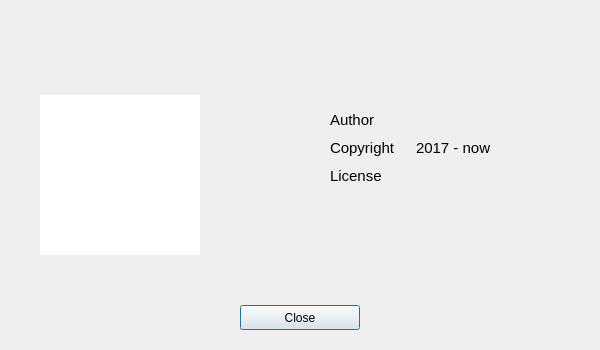
<?xml version="1.0" encoding="UTF-8"?>
<ui version="4.0">
 <class>AboutWindow</class>
 <widget class="QMainWindow" name="AboutWindow">
  <property name="geometry">
   <rect>
    <x>0</x>
    <y>0</y>
    <width>600</width>
    <height>350</height>
   </rect>
  </property>
  <property name="sizePolicy">
   <sizepolicy hsizetype="Fixed" vsizetype="Fixed">
    <horstretch>0</horstretch>
    <verstretch>0</verstretch>
   </sizepolicy>
  </property>
  <property name="font">
   <font>
    <family>Noto Sans UI</family>
   </font>
  </property>
  <property name="windowTitle">
   <string notr="true">About</string>
  </property>
  <property name="windowIcon">
   <iconset>
    <normaloff>../data/icon_export.svg</normaloff>../data/icon_export.svg</iconset>
  </property>
  <property name="iconSize">
   <size>
    <width>512</width>
    <height>512</height>
   </size>
  </property>
  <widget class="QWidget" name="centralWidget">
   <property name="enabled">
    <bool>true</bool>
   </property>
   <property name="cursor">
    <cursorShape>ArrowCursor</cursorShape>
   </property>
   <property name="autoFillBackground">
    <bool>false</bool>
   </property>
   <widget class="QGraphicsView" name="logo">
    <property name="geometry">
     <rect>
      <x>40</x>
      <y>95</y>
      <width>160</width>
      <height>160</height>
     </rect>
    </property>
    <property name="sizePolicy">
     <sizepolicy hsizetype="Preferred" vsizetype="Expanding">
      <horstretch>0</horstretch>
      <verstretch>0</verstretch>
     </sizepolicy>
    </property>
    <property name="minimumSize">
     <size>
      <width>128</width>
      <height>128</height>
     </size>
    </property>
    <property name="maximumSize">
     <size>
      <width>512</width>
      <height>512</height>
     </size>
    </property>
    <property name="cursor" stdset="0">
     <cursorShape>ArrowCursor</cursorShape>
    </property>
    <property name="frameShape">
     <enum>QFrame::NoFrame</enum>
    </property>
    <property name="frameShadow">
     <enum>QFrame::Plain</enum>
    </property>
    <property name="lineWidth">
     <number>0</number>
    </property>
    <property name="verticalScrollBarPolicy">
     <enum>Qt::ScrollBarAlwaysOff</enum>
    </property>
    <property name="horizontalScrollBarPolicy">
     <enum>Qt::ScrollBarAlwaysOff</enum>
    </property>
    <property name="foregroundBrush">
     <brush brushstyle="NoBrush">
      <color alpha="255">
       <red>0</red>
       <green>0</green>
       <blue>0</blue>
      </color>
     </brush>
    </property>
   </widget>
   <widget class="QPushButton" name="closeButton">
    <property name="geometry">
     <rect>
      <x>240</x>
      <y>305</y>
      <width>120</width>
      <height>25</height>
     </rect>
    </property>
    <property name="autoFillBackground">
     <bool>false</bool>
    </property>
    <property name="text">
     <string>Close</string>
    </property>
    <property name="default">
     <bool>true</bool>
    </property>
    <property name="flat">
     <bool>false</bool>
    </property>
   </widget>
   <widget class="QWidget" name="formLayoutWidget">
    <property name="geometry">
     <rect>
      <x>330</x>
      <y>100</y>
      <width>241</width>
      <height>151</height>
     </rect>
    </property>
    <property name="font">
     <font>
      <family>Noto Sans UI</family>
     </font>
    </property>
    <layout class="QFormLayout" name="formLayout">
     <property name="horizontalSpacing">
      <number>20</number>
     </property>
     <property name="verticalSpacing">
      <number>10</number>
     </property>
     <property name="leftMargin">
      <number>0</number>
     </property>
     <item row="0" column="0">
      <widget class="QLabel" name="authorLabel">
       <property name="font">
        <font>
         <family>Noto Sans UI</family>
         <pointsize>11</pointsize>
        </font>
       </property>
       <property name="text">
        <string>Author</string>
       </property>
      </widget>
     </item>
     <item row="0" column="1">
      <widget class="QLabel" name="authorValue">
       <property name="font">
        <font>
         <family>Noto Sans UI</family>
         <pointsize>11</pointsize>
        </font>
       </property>
       <property name="text">
        <string>&lt;name&gt;</string>
       </property>
       <property name="openExternalLinks">
        <bool>true</bool>
       </property>
       <property name="textInteractionFlags">
        <set>Qt::TextBrowserInteraction</set>
       </property>
      </widget>
     </item>
     <item row="1" column="0">
      <widget class="QLabel" name="copyrightLabel">
       <property name="font">
        <font>
         <family>Noto Sans UI</family>
         <pointsize>11</pointsize>
        </font>
       </property>
       <property name="text">
        <string>Copyright</string>
       </property>
      </widget>
     </item>
     <item row="1" column="1">
      <widget class="QLabel" name="copyrightValue">
       <property name="font">
        <font>
         <family>Noto Sans UI</family>
         <pointsize>11</pointsize>
        </font>
       </property>
       <property name="text">
        <string>2017 - now</string>
       </property>
      </widget>
     </item>
     <item row="2" column="0">
      <widget class="QLabel" name="licenseLabel">
       <property name="font">
        <font>
         <family>Noto Sans UI</family>
         <pointsize>11</pointsize>
        </font>
       </property>
       <property name="text">
        <string>License</string>
       </property>
      </widget>
     </item>
     <item row="2" column="1">
      <widget class="QLabel" name="licenseValue">
       <property name="font">
        <font>
         <family>Noto Sans UI</family>
         <pointsize>11</pointsize>
        </font>
       </property>
       <property name="text">
        <string>&lt;license&gt;</string>
       </property>
       <property name="textFormat">
        <enum>Qt::AutoText</enum>
       </property>
       <property name="openExternalLinks">
        <bool>true</bool>
       </property>
       <property name="textInteractionFlags">
        <set>Qt::TextBrowserInteraction</set>
       </property>
      </widget>
     </item>
    </layout>
   </widget>
   <widget class="QLabel" name="programName">
    <property name="geometry">
     <rect>
      <x>0</x>
      <y>0</y>
      <width>600</width>
      <height>40</height>
     </rect>
    </property>
    <property name="sizePolicy">
     <sizepolicy hsizetype="Preferred" vsizetype="Preferred">
      <horstretch>0</horstretch>
      <verstretch>0</verstretch>
     </sizepolicy>
    </property>
    <property name="font">
     <font>
      <family>Noto Sans UI</family>
      <pointsize>15</pointsize>
     </font>
    </property>
    <property name="text">
     <string>&lt;name&gt;</string>
    </property>
    <property name="alignment">
     <set>Qt::AlignCenter</set>
    </property>
    <property name="indent">
     <number>-1</number>
    </property>
   </widget>
   <widget class="QLabel" name="version">
    <property name="geometry">
     <rect>
      <x>0</x>
      <y>40</y>
      <width>600</width>
      <height>30</height>
     </rect>
    </property>
    <property name="font">
     <font>
      <family>Noto Sans UI</family>
      <pointsize>11</pointsize>
     </font>
    </property>
    <property name="text">
     <string>&lt;version&gt;</string>
    </property>
    <property name="alignment">
     <set>Qt::AlignCenter</set>
    </property>
   </widget>
  </widget>
 </widget>
 <layoutdefault spacing="6" margin="11"/>
 <resources/>
 <connections/>
</ui>
